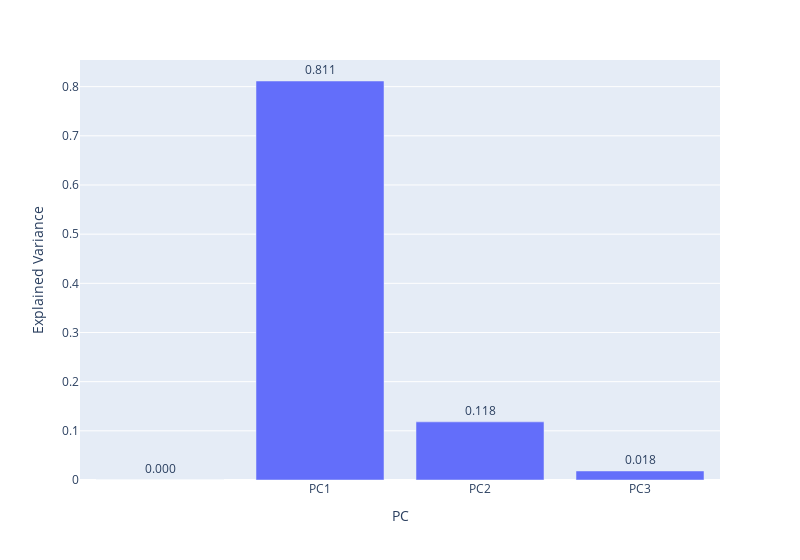

Notebook code for this chart:
### Code cell
fig.update_traces(texttemplate='%{text:.3f}', textposition='outside') # limit decimal cases and text outside the bar
fig.show() #explained variance

### Figure 1 — Plotly figure (JSON) as saved in the notebook; plotly's stock layout.template omitted (floating-point values rounded to 4 significant figures)
{"data": [{"alignmentgroup": "True", "hovertemplate": "PC=%{x}<br>Explained Variance=%{text}<extra></extra>", "legendgroup": "", "marker": {"color": "#636efa", "pattern": {"shape": ""}}, "name": "", "offsetgroup": "", "orientation": "v", "showlegend": false, "text": [0, 0.8115, 0.1182, 0.01836], "textposition": "outside", "texttemplate": "%{text:.3f}", "type": "bar", "x": ["", "PC1", "PC2", "PC3"], "xaxis": "x", "y": [0, 0.8115, 0.1182, 0.01836], "yaxis": "y"}], "layout": {"barmode": "relative", "legend": {"tracegroupgap": 0}, "margin": {"t": 60}, "width": 800, "xaxis": {"anchor": "y", "domain": [0, 1], "title": {"text": "PC"}}, "yaxis": {"anchor": "x", "domain": [0, 1], "title": {"text": "Explained Variance"}}}}
